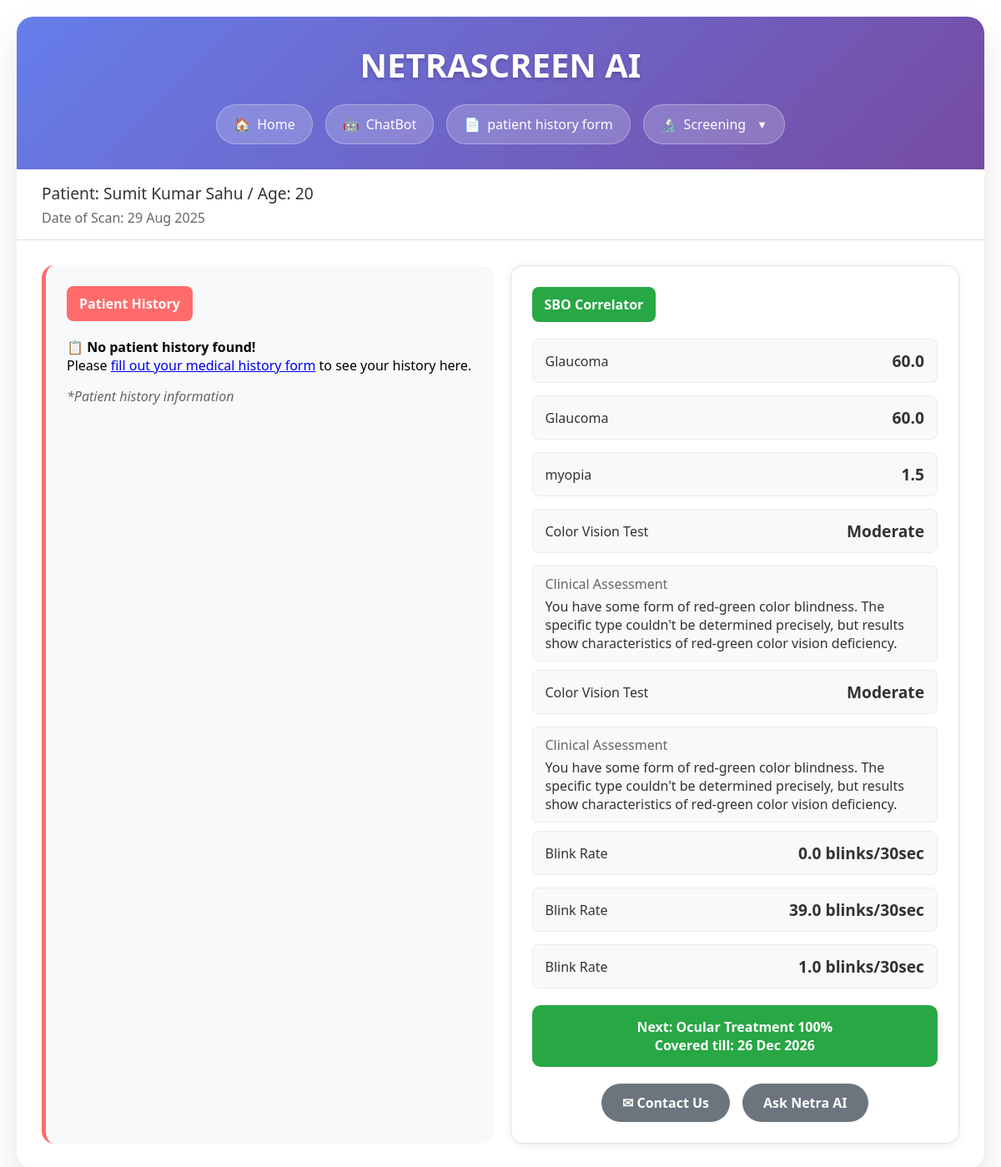
The page /user_profile/1/ on the database its author committed.
### BaseInfo/models.py (models this page shows, shortened)
class User(models.Model):
    name = models.CharField(max_length=300)
    age = models.IntegerField()
    ph_Number = models.CharField(max_length=200,unique=True)
    city = models.CharField(max_length=200)
    password = models.CharField(max_length=300)

class TestResult(models.Model):
    TEST_CHOICES = (
        ('myopia', 'Myopia'),
        ('glaucoma', 'Glaucoma'),
    )
    user = models.ForeignKey(User, on_delete=models.CASCADE, related_name='test_results')
    test_type = models.CharField(max_length=100, choices=TEST_CHOICES)
    final_score = models.DecimalField(max_digits=5,decimal_places=2,null=True)
    result_value = models.FloatField(null = True)
    date_taken = models.DateTimeField(auto_now_add=True)

class ColorVisionTest(models.Model):
    SEVERITY_CHOICES = (
        ('none', 'None'),
        ('weak', 'Weak'),
        ('moderate', 'Moderate'),
        ('strong', 'Strong'),
    )
    user = models.ForeignKey(User, on_delete=models.CASCADE, related_name='color_vision_tests')
    date_taken = models.DateTimeField(auto_now_add=True)
    normal_correct = models.PositiveIntegerField(default=0)
    red_green_errors = models.PositiveIntegerField(default=0)
    protanopia_indicators = models.PositiveIntegerField(default=0)
    deuteranopia_indicators = models.PositiveIntegerField(default=0)
    severity_level = models.CharField(max_length=10, choices=SEVERITY_CHOICES, default='none')
    diagnosis_text = models.TextField()

### BlinkRate/models.py (models this page shows)
class BlinkRate(models.Model):
    user = models.ForeignKey(User,on_delete=models.CASCADE,null=True, blank=True,related_name="blink_rates")
    rate = models.FloatField()
    timestamp = models.DateTimeField(auto_now_add=True)

### BaseInfo/views.py (the view)
# urls.py: path('user_profile/<int:user_id>/',views.user_profile,name = 'user_profile'),
def user_profile(request, user_id):
    user = get_object_or_404(User, id=user_id)
    if not user_id:
        return redirect('login')
    try:
        user = User.objects.get(id=user_id)
    except User.DoesNotExist:
        return redirect('login')
    patient_history = None
    try:
        patient_history = PatientHistory.objects.get(user=user)
    except PatientHistory.DoesNotExist:
        pass
    test_results = user.test_results.all().order_by('-date_taken')
    color_vision_tests = user.color_vision_tests.all().order_by('-date_taken')
    blink_rates = BlinkRate.objects.filter(user=user).order_by('-timestamp')
    dryeye_results = user.dryeye_results.all().order_by('-date_taken')
    glaucoma_results = user.glaucoma_results.all().order_by('-date_taken')
    myopia_results = user.myopia_results.all().order_by('-date_taken')
    return render(request, 'user_profile.html', {
        'user': user,
        'test_results': test_results,
        'color_vision_tests': color_vision_tests,
        'patient_history': patient_history,
        'blink_rates': blink_rates,
        'dryeye_results': dryeye_results,
        'glaucoma_results': glaucoma_results,
        'myopia_results': myopia_results,
    })

### Templates/user_profile.html (shortened to what this page needs)
<!DOCTYPE html>
<html lang="en">
<head>
</head>
<body>
    <div class="container">
        <div class="header">
            <div class="logo-title">NETRASCREEN AI</div>
            <div class="test-buttons">
                <a href="{% url 'mainx' request.session.user_id %}" class="test-button">
                    <span>🏠</span> Home
                </a>
                <a href="{% url 'chat_page' %}" class="test-button">
                    <span>🤖</span> ChatBot
                </a>
                <a href="{% url 'history' %}" class="test-button">
                <span>📄</span> patient history form
            </a>
                <div class="dropdown">
                    <a href="#" class="test-button">
                        <span>🔬</span> Screening <span class="dropdown-arrow">▼</span>
                    </a>
                </div>
            </div>
        </div>
        <div class="patient-date-info">
            <div class="patient-info">Patient: {{ user.name }} / Age: {{ user.age }}</div>
            <div class="date-info">Date of Scan: {% now "d M Y" %}</div>
        </div>
        <div class="content">
            <div class="main-sections">
<div class="diagnosis-section">
    <div class="diagnosis-header">Patient History</div>
    {% if patient_history %}
        {% if patient_history.chief_complaints.exists %}
            <div class="condition">
                <div class="condition-title">Chief Complaints</div>
                {% for complaint in patient_history.chief_complaints.all %}
                    <div class="condition-detail">
                        • {{ complaint.get_complaint_display }}
                        {% if complaint.other_details %}
                            - {{ complaint.other_details }}
                        {% endif %}
                    </div>
                {% endfor %}
            </div>
        {% endif %}
        {% if patient_history.ophthalmic_histories.exists %}
            <div class="condition">
                <div class="condition-title">Ophthalmic History</div>
                {% for history in patient_history.ophthalmic_histories.all %}
                    <div class="condition-detail">
                        • {{ history.get_history_item_display }}
                        {% if history.other_details %}
                            - {{ history.other_details }}
                        {% endif %}
                    </div>
                {% endfor %}
            </div>
        {% endif %}
        {% if patient_history.systemic_histories.exists %}
            <div class="condition">
                <div class="condition-title">Systemic History</div>
                {% for history in patient_history.systemic_histories.all %}
                    <div class="condition-detail">
                        • {{ history.get_history_item_display }}
                        {% if history.other_details %}
                            - {{ history.other_details }}
                        {% endif %}
                    </div>
                {% endfor %}
            </div>
        {% endif %}
        {% if patient_history.family_histories.exists %}
            <div class="condition">
                <div class="condition-title">Family History</div>
                {% for history in patient_history.family_histories.all %}
                    <div class="condition-detail">
                        • {{ history.get_history_item_display }}
                        {% if history.other_details %}
                            - {{ history.other_details }}
                        {% endif %}
                    </div>
                {% endfor %}
            </div>
        {% endif %}
        {% if patient_history.drug_allergies.exists %}
            <div class="condition">
                <div class="condition-title">Drug Allergies</div>
                {% for allergy in patient_history.drug_allergies.all %}
                    <div class="condition-detail">
                        • {{ allergy.get_allergy_type_display }}
                        {% if allergy.other_details %}
                            - {{ allergy.other_details }}
                        {% endif %}
                    </div>
                {% endfor %}
            </div>
        {% endif %}
        {% if patient_history.contact_allergies.exists %}
            <div class="condition">
                <div class="condition-title">Contact Allergies</div>
                {% for allergy in patient_history.contact_allergies.all %}
                    <div class="condition-detail">
                        • {{ allergy.get_allergy_type_display }}
                        {% if allergy.other_details %}
                            - {{ allergy.other_details }}
                        {% endif %}
                    </div>
                {% endfor %}
            </div>
        {% endif %}
    {% else %}
        <div class="history-prompt">
            <strong>📋 No patient history found!</strong><br>
            Please <a href="/history/">fill out your medical history form</a> to see your history here.
        </div>
    {% endif %}
    <div style="margin-top: 15px; font-style: italic; color: #666;">
        *Patient history information
    </div>
</div>
                <div class="correlator-section">
                    <div class="correlator-header">SBO Correlator</div>
                    {% if test_results %}
                        {% for result in test_results %}
                            <div class="test-result">
                                <span class="test-name">{{ result.test_type }}</span>
                                <span class="test-percentage">{{ result.result_value }}</span>
                            </div>
                        {% endfor %}
                    {% endif %}
                    {% if color_vision_tests %}
                        {% for test in color_vision_tests %}
                            <div class="test-result">
                                <span class="test-name">Color Vision Test</span>
                                <span class="test-percentage">{{ test.severity_level|title }}</span>
                            </div>
                            <div class="card-field">
                                <span class="card-label">Clinical Assessment</span>
                                <span class="card-value">{{ test.diagnosis_text }}</span>
                            </div>
                        {% endfor %}
                    {% endif %}
                    {% if blink_rates %}
                        {% for test in blink_rates %}
                            <div class="test-result">
                                <span class="test-name">Blink Rate</span>
                                <span class="test-percentage">{{ test.rate }} blinks/30sec</span>
                            </div>
                        {% endfor %}
                    {% endif %}
                    <div class="next-visit">
                        Next: Ocular Treatment 100%<br>
                        Covered till: 26 Dec 2026
                    </div>
                    <div class="action-buttons">
                         <a href="https://wa.me/+917524007689" class="action-button whatsapp-button">
                            <span>✉</span> Contact Us
                        </a>
                        <a href="#" class="action-button ask-button">Ask Netra AI</a>
                    </div>
                </div>
            </div>
        </div>
    </div>
</body>
</html>

### Templates/user_profile.html (style rules this page uses)
* { margin: 0; padding: 0; box-sizing: border-box; }
body { font-family: 'Segoe UI', Tahoma, Geneva, Verdana, sans-serif; background: white; min-height: 100vh; padding: 20px; }
.container { max-width: 2000px; margin: 0 auto; background: white; border-radius: 20px; overflow: hidden; box-shadow: 0 20px 40px rgba(96, 80, 80, 0.15); }
.header { background: linear-gradient(135deg, #667eea 0%, #764ba2 100%); color: white; padding: 30px; text-align: center; position: relative; z-index: 1000; }
.logo-title { color: white; font-size: 2.5em; font-weight: bold; margin-bottom: 10px; text-shadow: 0 2px 4px rgba(0,0,0,0.2); }
.test-buttons { display: flex; gap: 15px; justify-content: center; flex-wrap: wrap; margin-top: 20px; }
.test-button { background: rgba(255,255,255,0.2); color: white; padding: 12px 20px; border-radius: 25px; text-decoration: none; font-weight: 500; transition: all 0.3s ease; backdrop-filter: blur(10px); border: 1px solid rgba(255,255,255,0.3); display: flex; align-items: center; gap: 8px; }
.dropdown { position: relative; display: inline-block; z-index: 1001; }
.dropdown-arrow { margin-left: 5px; font-size: 0.8em; }
.patient-date-info { background: white; color: #333; padding: 15px 30px; text-align: left; border-bottom: 1px solid #e0e0e0; }
.patient-info { font-size: 1.2em; margin-bottom: 5px; font-weight: 500; }
.date-info { font-size: 1em; color: #666; }
.content { padding: 30px; }
.main-sections { display: flex; gap: 20px; justify-content: space-between; }
.diagnosis-section, .correlator-section { flex: 1; }
.diagnosis-section { background: #f8f9fa; border-radius: 15px; padding: 25px; border-left: 5px solid #FF6B6B; }
.diagnosis-header { background: #FF6B6B; color: white; padding: 10px 15px; border-radius: 8px; font-weight: bold; margin-bottom: 20px; display: inline-block; }
.correlator-section { background: white; border-radius: 15px; padding: 25px; color: #333; border: 1px solid #e0e0e0; box-shadow: 0 2px 10px rgba(0,0,0,0.08); }
.correlator-header { background: #28a745; color: white; padding: 10px 15px; border-radius: 8px; font-weight: bold; margin-bottom: 20px; display: inline-block; }
.test-result { display: flex; justify-content: space-between; align-items: center; margin-bottom: 15px; background: #f8f9fa; padding: 12px 15px; border-radius: 8px; border: 1px solid #e9ecef; }
.test-name { font-weight: 500; color: #333; }
.test-percentage { font-size: 1.2em; font-weight: bold; color: #333; }
.card-field { background: #f8f9fa; padding: 10px 15px; border-radius: 6px; margin-bottom: 10px; border: 1px solid #e9ecef; }
.card-label { font-weight: 500; color: #666; display: block; margin-bottom: 5px; }
.card-value { color: #333; }
.next-visit { background: #28a745; color: white; padding: 15px; border-radius: 10px; text-align: center; margin: 20px 0; font-weight: bold; }
.action-buttons { display: flex; gap: 15px; justify-content: center; flex-wrap: wrap; }
.action-button { background: #28a745; color: white; padding: 12px 25px; border: none; border-radius: 25px; font-weight: bold; cursor: pointer; transition: all 0.3s ease; text-decoration: none; display: inline-block; }
.whatsapp-button { background: #6c757d; }
.ask-button { background: #6c757d; }

### rows shown on the page
User: name "Sumit Kumar Sahu", age "20"
TestResult: test_type "Glaucoma", result_value "60.0"
TestResult: test_type "Glaucoma", result_value "60.0"
TestResult: test_type "myopia", result_value "1.5"
ColorVisionTest: severity_level "Moderate", diagnosis_text "You have some form of red-green color blindness. The specific type couldn't be determined precisely, but results show characteristics of red-green color vision deficiency."
ColorVisionTest: severity_level "Moderate", diagnosis_text "You have some form of red-green color blindness. The specific type couldn't be determined precisely, but results show characteristics of red-green color vision deficiency."
BlinkRate: rate "0.0"
BlinkRate: rate "39.0"
BlinkRate: rate "1.0"
